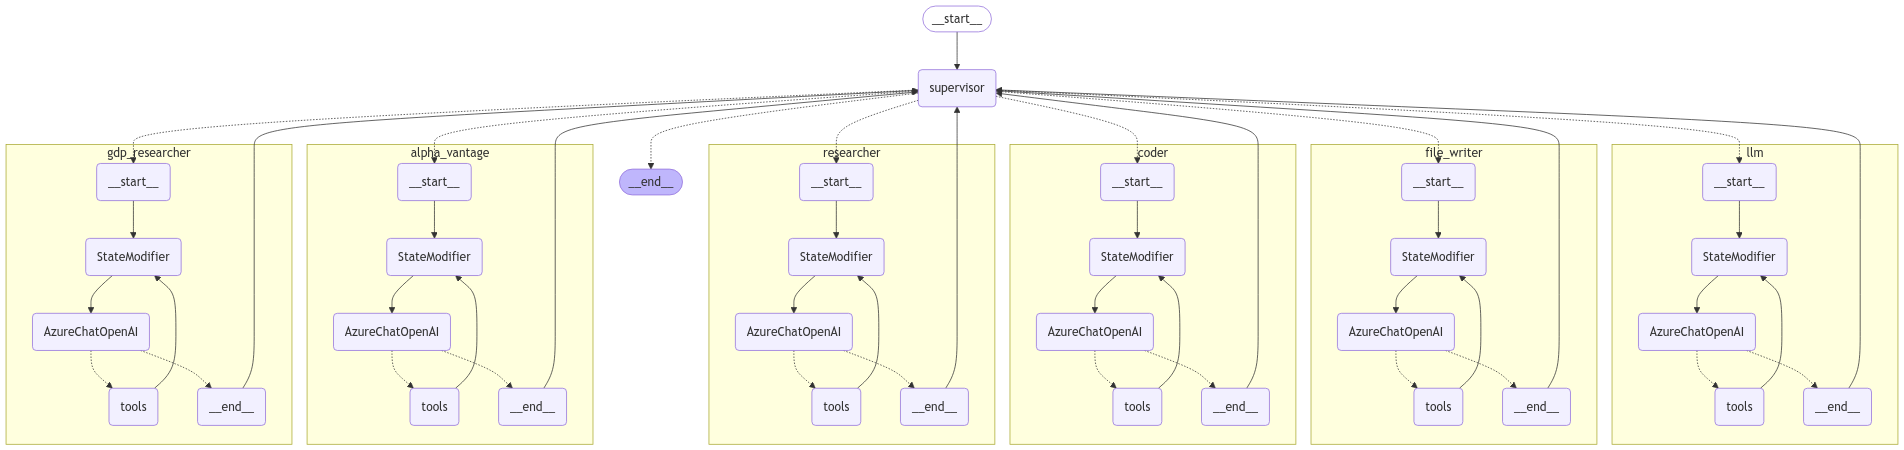

Reproduce this figure in Python.
import os
from dotenv import load_dotenv
from typing import Annotated, TypedDict, Literal
from langgraph.graph import MessagesState
from langgraph.graph import StateGraph, START, END
from langchain_openai import AzureChatOpenAI
from langgraph.checkpoint.memory import MemorySaver
from langchain_core.tools import tool
from langgraph.prebuilt import create_react_agent
from langchain_core.messages import HumanMessage
from langchain_community.agent_toolkits import FileManagementToolkit
from langchain_experimental.utilities import PythonREPL
import matplotlib
from langchain_community.tools.tavily_search import TavilySearchResults
import requests

load_dotenv()
max_tokens = 2000

# Create the LLM
llm = AzureChatOpenAI(
    azure_deployment=os.environ.get("AZURE_OPENAI_API_DEPLOYMENT_NAME"),
    api_version=os.environ.get("AZURE_OPENAI_API_VERSION"),
    temperature=0,
    max_tokens=max_tokens,
    timeout=None,
    max_retries=2,
)

# Define the tools
@tool
def llm_tool(
    query: Annotated[str, "The query to search for."]
):
    """A tool to call an LLM model to search for a query"""
    try:
        result = llm.invoke(query)
    except BaseException as e:
        return f"Failed to execute. Error: {repr(e)}"
    return result.content

# File management tools
file_tools = FileManagementToolkit(
    root_dir=str("./data"),
    selected_tools=["read_file", "write_file", "list_directory"],
).get_tools()
read_tool, write_tool, list_tool = file_tools

repl = PythonREPL()
@tool
def python_repl_tool(
    code: Annotated[str, "The python code to execute user instructions such as generate CSV or charts."],
):
    """Use this to execute python code and do math. If you want to see the output of a value,
    you should print it out with `print(...)`. This is visible to the user.
    If you need to save a plot, you should save it to the ./data folder. Asumme the most default values for charts and plots. If the user has not indicated a prefence, make an assumtiption and create the plot. Do not use a sandboxed environment. Write the files to the ./data folder, residing in the current folder.

    Clean the data provided before plotting a chart. If arrays are of unequal length, substitute missing data points with 0 or the average of the array.

    Example:
        Do not save the plot to (sandbox:/data/plot.png) but to (./data/plot.png)

    Example:
    ``` from matplotlib import pyplot as plt
        plt.savefig('./data/foo.png')
    ```
    """
    try:
        matplotlib.use('agg')
        result = repl.run(code)
    except BaseException as e:
        return f"Failed to execute. Error: {repr(e)}"
    result_str = f"Successfully executed:\n```python\n{code}\n```\nStdout: {result}"
    return result_str

tavily_tool = TavilySearchResults(max_results=5)

def get_natural_gas():
    response = requests.get(
        "https://www.alphavantage.co/query/",
        params={
            "function": "NATURAL_GAS",
            "apikey": os.getenv("ALPHAVANTAGE_API_KEY"),
        },
    )
    response.raise_for_status()
    data = response.json()

    if "Error Message" in data:
        raise ValueError(f"API Error: {data['Error Message']}")

    return data

@tool
def alpha_vantage_tool():
    """A tool to get Natural Gas prices from AlphaVantage API"""
    try:
        result = get_natural_gas()
    except BaseException as e:
        return f"Failed to execute. Error: {repr(e)}"
    return result

def get_gdp_data(country_code: str):
    response = requests.get(
        "https://www.imf.org/external/datamapper/api/v1/NGDP_RPCH",
    )
    response.raise_for_status()
    data = response.json()

    if "Error Message" in data:
        raise ValueError(f"API Error: {data['Error Message']}")

    return data["values"]["NGDP_RPCH"][country_code]

@tool
def gdp_tool(country_code: str):
    """A tool to get the GDP data for a given country code"""
    try:
        result = get_gdp_data(country_code)
    except BaseException as e:
        return f"Failed to execute. Error: {repr(e)}"
    return result

# The agent state is the input to each node in the graph
class AgentState(MessagesState):
    # The 'next' field indicates where to route to next
    next: str

# Member agent names
members = ["llm", "file_writer", "coder", "researcher", "alpha_vantage", "gdp_researcher"]

# Our team supervisor is an LLM node. It just picks the next agent to process and decides when the work is completed
options = members + ["FINISH"]

system_prompt = (
    f"""You are a supervisor tasked with managing a conversation between the following workers: {members}. Given the following user request, respond with the worker to act next. Each worker will perform a task and respond with their results and status. When finished, respond with FINISH.Always start with the question and see if you can answer it without any tools. Then only call the llm tool and then call research tool, only when the LLM tool results are inadequate. If no tools are needed, route to llm agent. For calculations, visualizations, plots, charts, CSV file generation, use the coder worker. For example, if the user asks for a bar chart, ask the researcher to gather the data and then the coder to create and save the plot. For GDP research, use the gdp_tool by passing the country code. For research, use the researcher worker. If you're asked to get historical data for Natural Gas prices, do not use Research tool, go straight to alpha_vantage_tool and ask coder to use the data provided. For file management, use the file_writer worker only after the tasks of the researcher and the coder are done and if the user requires any file operations. FINISH only when all tasks are done. Do not end the conversation until all tasks are complete. Do not end the conversation until the file is written. All files should be written in ./data residing in the current folder."""
)

class SupervisorState(TypedDict):
    """Worker to route to next. If no workers needed, route to FINISH."""
    next: Literal[*options]

# Nodes
def supervisor_node(state: AgentState) -> AgentState:
    print("----------------- SUPERVISOR NODE START -----------------\n")
    messages = [
        {"role": "system", "content": system_prompt},
    ] + state["messages"]
    response = llm.with_structured_output(SupervisorState).invoke(messages)
    next_ = response["next"]
    if next_ == "FINISH":
        next_ = END

    print(f"Routing to {next_}")
    print("----------------- SUPERVISOR NODE END -----------------\n")
    return {"next": next_}

llm_agent = create_react_agent(
    llm, tools=[llm_tool], state_modifier="You are a highly-trained research analyst and can provide the user with the information they need. You are tasked with finding the answer to the user's question without using any tools. Answer the user's question to the best of your ability."
)

file_agent = create_react_agent(llm, tools=[write_tool])
def file_node(state: AgentState) -> AgentState:
    result = file_agent.invoke(state)
    return {
        "messages": [HumanMessage(content=result["messages"][-1].content, name="file_writer")]
    }

def llm_node(state: AgentState) -> AgentState:
    result = llm_agent.invoke(state)
    return {
        "messages": [
            HumanMessage(content=result["messages"][-1].content, name="llm_node")
        ]
    }

code_agent = create_react_agent(llm, tools=[python_repl_tool])
def code_node(state: AgentState) -> AgentState:
    result = code_agent.invoke(state)
    return {
        "messages": [HumanMessage(content=result["messages"][-1].content, name="coder")]
    }

research_agent = create_react_agent(
    llm, tools=[tavily_tool], state_modifier="You are a highly-trained researcher. DO NOT do any math. You are tasked with finding the answer to the user's question. You have access to the following tools: Tavily Search. Use them wisely."
)
def research_node(state: AgentState) -> AgentState:
    result = research_agent.invoke(state)

    return {
        "messages": [
            HumanMessage(content=result["messages"][-1].content, name="researcher")
        ]
    }

alpha_vantage_agent = create_react_agent(llm, tools=[alpha_vantage_tool])
def alpha_vantage_node(state: AgentState) -> AgentState:
    result = alpha_vantage_agent.invoke(state)
    return {
        "messages": [HumanMessage(content=result["messages"][-1].content, name="alpha_vantage")]
    }

gdp_agent = create_react_agent(llm, tools=[gdp_tool])
def gdp_node(state: AgentState) -> AgentState:
    result = gdp_agent.invoke(state)
    return {
        "messages": [HumanMessage(content=result["messages"][-1].content, name="gdp_researcher")]
    }

builder = StateGraph(AgentState)
builder.add_node("supervisor", supervisor_node)
builder.add_edge(START, "supervisor")
builder.add_node("llm", llm_node)
builder.add_node("file_writer", file_node)
builder.add_node("coder", code_node)
builder.add_node("researcher", research_node)
builder.add_node("alpha_vantage", alpha_vantage_node)
builder.add_node("gdp_researcher", gdp_node)

# Set the configuration needed for the state
config = {"configurable": {"thread_id": "1"}}
memory = MemorySaver()

for member in members:
    # We want our workers to ALWAYS "report back" to the supervisor when done
    builder.add_edge(member, "supervisor")

# The supervisor populates the "next" field in the graph state which routes to a node or finishes
builder.add_conditional_edges("supervisor", lambda state: state["next"])

# Compile the graph
graph = builder.compile(checkpointer=memory)

# Draw the graph
try:
    graph.get_graph(xray=True).draw_mermaid_png(output_file_path="graph.png")
except Exception:
    pass

# Create a main loop
def main_loop():
    # Run the chatbot
    while True:
        user_input = input(">> ")
        if user_input.lower() in ["quit", "exit", "q"]:
            print("Goodbye!")
            break

        for s in graph.stream(
            {
                "messages": [
                    (
                        "user", user_input
                    )
                ]
            },
            config=config,
        ):
            print(s)
            print("----")

# Run the main loop
if __name__ == "__main__":
    main_loop()
